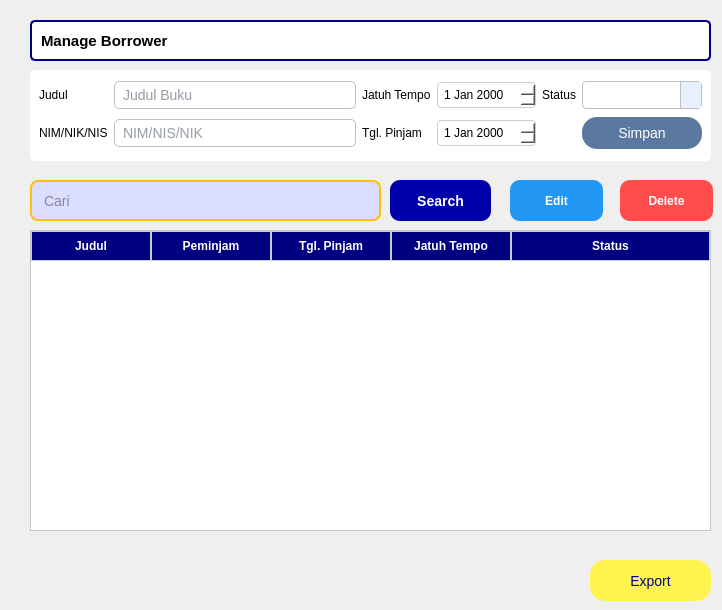
       <widget class="QWidget" name="page_4">
        <widget class="QLabel" name="label_13">
         <property name="geometry">
          <rect>
           <x>30</x>
           <y>20</y>
           <width>681</width>
           <height>41</height>
          </rect>
         </property>
         <property name="font">
          <font>
           <pointsize>11</pointsize>
           <weight>75</weight>
           <bold>true</bold>
          </font>
         </property>
         <property name="styleSheet">
          <string notr="true">QLabel {
    border: 2px solid #000080;    
    border-radius: 5px;           
    padding: 5px;                 
    background-color: #ffffff;     
}
</string>
         </property>
         <property name="text">
          <string>Manage Borrower</string>
         </property>
        </widget>
        <widget class="QTableWidget" name="tableWidget_3">
         <property name="geometry">
          <rect>
           <x>30</x>
           <y>230</y>
           <width>681</width>
           <height>301</height>
          </rect>
         </property>
         <property name="focusPolicy">
          <enum>Qt::NoFocus</enum>
         </property>
         <property name="styleSheet">
          <string notr="true">QHeaderView::section {
    background-color: #000080;  
    color: #ffffff;            
    padding: 5px;
    border: 1px solid #CCCCCC;
    font-weight: bold;
}

QTableWidget {
    background-color: #ffffff;             
    alternate-background-color: #EAF4FC;   
}

</string>
         </property>
         <property name="alternatingRowColors">
          <bool>true</bool>
         </property>
         <property name="showGrid">
          <bool>false</bool>
         </property>
         <attribute name="horizontalHeaderDefaultSectionSize">
          <number>120</number>
         </attribute>
         <attribute name="horizontalHeaderMinimumSectionSize">
          <number>50</number>
         </attribute>
         <attribute name="horizontalHeaderStretchLastSection">
          <bool>true</bool>
         </attribute>
         <attribute name="verticalHeaderVisible">
          <bool>false</bool>
         </attribute>
         <column>
          <property name="text">
           <string>Judul</string>
          </property>
         </column>
         <column>
          <property name="text">
           <string>Peminjam</string>
          </property>
         </column>
         <column>
          <property name="text">
           <string>Tgl. Pinjam</string>
          </property>
         </column>
         <column>
          <property name="text">
           <string>Jatuh Tempo</string>
          </property>
         </column>
         <column>
          <property name="text">
           <string>Status</string>
          </property>
         </column>
        </widget>
        <widget class="QPushButton" name="pushButton_9">
         <property name="geometry">
          <rect>
           <x>590</x>
           <y>560</y>
           <width>121</width>
           <height>41</height>
          </rect>
         </property>
         <property name="styleSheet">
          <string notr="true">QPushButton {
    color: #000080;
    border: none;
    border-radius: 15px;
    padding: 8px 20px;
    font-size: 14px;
    background-color: rgb(255, 244, 79);
}


QPushButton:hover {
    background-color: rgb(255, 230, 50); 
}

/* Pressed state */
QPushButton:pressed {
    background-color: rgb(240, 220, 30);  
}
</string>
         </property>
         <property name="text">
          <string>Export</string>
         </property>
         <property name="icon">
          <iconset>
           <normaloff>export.png</normaloff>export.png</iconset>
         </property>
        </widget>
        <widget class="QFrame" name="frame_4">
         <property name="geometry">
          <rect>
           <x>30</x>
           <y>70</y>
           <width>681</width>
           <height>91</height>
          </rect>
         </property>
         <property name="styleSheet">
          <string notr="true">background-color: rgb(255, 255, 255);
border-radius: 5px;                         
</string>
         </property>
         <property name="frameShape">
          <enum>QFrame::StyledPanel</enum>
         </property>
         <property name="frameShadow">
          <enum>QFrame::Raised</enum>
         </property>
         <layout class="QGridLayout" name="gridLayout_3">
          <item row="0" column="0">
           <widget class="QLabel" name="label_14">
            <property name="text">
             <string>Judul</string>
            </property>
           </widget>
          </item>
          <item row="0" column="1">
           <widget class="QLineEdit" name="lineEdit_5">
            <property name="styleSheet">
             <string notr="true">QLineEdit {
    background-color: #ffffff;
    border: 1px solid #C0C0C0;
    padding: 4px 6px;
    font-size: 14px;
    color: #2D3A4B;
}

QLineEdit:focus {
    border: 1px solid #7AA9FF;  /* garis fokus biru muda */
    background-color: #f9fcff;  /* sedikit highlight pas fokus */
}
</string>
            </property>
            <property name="placeholderText">
             <string>Judul Buku</string>
            </property>
           </widget>
          </item>
          <item row="0" column="2">
           <widget class="QLabel" name="label_16">
            <property name="text">
             <string>Jatuh Tempo</string>
            </property>
           </widget>
          </item>
          <item row="0" column="3">
           <widget class="QDateEdit" name="dateEdit_4">
            <property name="styleSheet">
             <string notr="true">QDateEdit {
    padding: 4px;
    border: 1px solid #ccc;
    border-radius: 4px;
}

QDateEdit::down-arrow {
    image: url(:/icon/arrow_down2.png);
    width: 14px;
    height: 14px;
}
QDateEdit::up-arrow {
    image: url(:/icon/arrow_up.png);
    width: 14px;
    height: 14px;
}

QDateEdit::drop-down {
    subcontrol-origin: padding;
    subcontrol-position: top right;
    width: 20px;
    border-left: 1px solid #ccc;
}
</string>
            </property>
           </widget>
          </item>
          <item row="0" column="4">
           <widget class="QLabel" name="label_15">
            <property name="text">
             <string>Status</string>
            </property>
           </widget>
          </item>
          <item row="0" column="5">
           <widget class="QComboBox" name="comboBox_2">
            <property name="styleSheet">
             <string notr="true">QComboBox {
    background-color: #ffffff;
    border: 1px solid #C0C0C0;
    padding: 4px 6px;
    font-size: 14px;
    color: #2D3A4B;
    border-radius: 4px;
}

QComboBox:focus {
    border: 1px solid #7AA9FF;
    background-color: #f9fcff;
}

QComboBox::drop-down {
    subcontrol-origin: padding;
    subcontrol-position: top right;
    width: 20px;
    border-left: 1px solid #C0C0C0;
    background-color: #e6f0ff;
}

QComboBox::down-arrow {
    image: url(:/con/arrow_down.png); /* opsional, bisa hapus kalau ga ada */
    width: 12px;
    height: 12px;
}

QComboBox QAbstractItemView {
    background-color: #ffffff;
    border: 1px solid #C0C0C0;
    selection-background-color: #dceaff;
    selection-color: #2D3A4B;
}
</string>
            </property>
            <property name="editable">
             <bool>true</bool>
            </property>
            <item>
             <property name="text">
              <string/>
             </property>
            </item>
            <item>
             <property name="text">
              <string>Dipinjam</string>
             </property>
            </item>
            <item>
             <property name="text">
              <string>Dikembalikan</string>
             </property>
            </item>
           </widget>
          </item>
          <item row="1" column="0">
           <widget class="QLabel" name="label_20">
            <property name="text">
             <string>NIM/NIK/NIS</string>
            </property>
           </widget>
          </item>
          <item row="1" column="1">
           <widget class="QLineEdit" name="lineEdit_6">
            <property name="styleSheet">
             <string notr="true">QLineEdit {
    background-color: #ffffff;
    border: 1px solid #C0C0C0;
    padding: 4px 6px;
    font-size: 14px;
    color: #2D3A4B;
}

QLineEdit:focus {
    border: 1px solid #7AA9FF;  /* garis fokus biru muda */
    background-color: #f9fcff;  /* sedikit highlight pas fokus */
}
</string>
            </property>
            <property name="placeholderText">
             <string>NIM/NIS/NIK</string>
            </property>
           </widget>
          </item>
          <item row="1" column="2">
           <widget class="QLabel" name="label_21">
            <property name="text">
             <string>Tgl. Pinjam</string>
            </property>
           </widget>
          </item>
          <item row="1" column="3">
           <widget class="QDateEdit" name="dateEdit_3">
            <property name="styleSheet">
             <string notr="true">QDateEdit {
    padding: 4px;
    border: 1px solid #ccc;
    border-radius: 4px;
}

QDateEdit::down-arrow {
    image: url(:/icon/arrow_down2.png);
    width: 14px;
    height: 14px;
}
QDateEdit::up-arrow {
    image: url(:/icon/arrow_up.png);
    width: 14px;
    height: 14px;
}

QDateEdit::drop-down {
    subcontrol-origin: padding;
    subcontrol-position: top right;
    width: 20px;
    border-left: 1px solid #ccc;
}
</string>
            </property>
           </widget>
          </item>
          <item row="1" column="5">
           <widget class="QPushButton" name="pushButton_17">
            <property name="styleSheet">
             <string notr="true">background-color: rgb(129, 158, 196); /* biru keabu-an lembut */
    color: white;
    border: none;
    border-radius: 15px;
    padding: 8px 20px;
    font-size: 14px;
background-color: rgb(139, 168, 210);
    background-color: rgb(90, 120, 160); /* lebih gelap pas ditekan */</string>
            </property>
            <property name="text">
             <string>Simpan</string>
            </property>
           </widget>
          </item>
         </layout>
        </widget>
        <widget class="QLineEdit" name="searchLineEdit_3">
         <property name="geometry">
          <rect>
           <x>30</x>
           <y>180</y>
           <width>351</width>
           <height>41</height>
          </rect>
         </property>
         <property name="statusTip">
          <string/>
         </property>
         <property name="styleSheet">
          <string notr="true">QLineEdit {
    padding: 6px 10px;
    border: 2px solid #FFC107; 
    border-radius: 8px;
	background-color: rgb(220, 222, 255);
    color: #333;
    font-size: 14px;
}
QLineEdit:focus {
    border: 2px solid #FFB300;
    background-color: #fff9cc;
}
</string>
         </property>
         <property name="placeholderText">
          <string>Cari</string>
         </property>
        </widget>
        <widget class="QPushButton" name="pushButton_18">
         <property name="geometry">
          <rect>
           <x>390</x>
           <y>180</y>
           <width>101</width>
           <height>41</height>
          </rect>
         </property>
         <property name="styleSheet">
          <string notr="true">QPushButton {
    padding: 6px 6px;
    background-color: #0000aa;
    border: none;
    border-radius: 10px;
    color: white;
    font-weight: bold;
    font-size: 14px;
}
QPushButton:hover {
    background-color: #79a8ff;
}
QPushButton:pressed {
    background-color: #FFA000;
}
</string>
         </property>
         <property name="text">
          <string>Search</string>
         </property>
         <property name="icon">
          <iconset>
           <normaloff>search.png</normaloff>search.png</iconset>
         </property>
        </widget>
        <widget class="QPushButton" name="pushButton_19">
         <property name="geometry">
          <rect>
           <x>510</x>
           <y>180</y>
           <width>93</width>
           <height>41</height>
          </rect>
         </property>
         <property name="styleSheet">
          <string notr="true">QPushButton {
    background-color: #2196F3;  
    color: white;
    padding: 6px;
    border: none;
    border-radius: 10px;
    font-weight: bold;
}
QPushButton:hover {
    background-color: #1976D2;
}
QPushButton:pressed {
    background-color: #0D47A1;
}
</string>
         </property>
         <property name="text">
          <string>Edit</string>
         </property>
         <property name="icon">
          <iconset>
           <normaloff>edit.png</normaloff>edit.png</iconset>
         </property>
        </widget>
        <widget class="QPushButton" name="pushButton_20">
         <property name="geometry">
          <rect>
           <x>620</x>
           <y>180</y>
           <width>93</width>
           <height>41</height>
          </rect>
         </property>
         <property name="styleSheet">
          <string notr="true">QPushButton {
    background-color: #FF4C4C; 
    color: white;
    padding: 6px;
    border: none;
    border-radius: 10px;
    font-weight: bold;
}
QPushButton:hover {
    background-color: #E53935;
}
QPushButton:pressed {
    background-color: #C62828;  
}
</string>
         </property>
         <property name="text">
          <string>Delete</string>
         </property>
         <property name="icon">
          <iconset>
           <normaloff>delete.png</normaloff>delete.png</iconset>
         </property>
        </widget>
       </widget>
